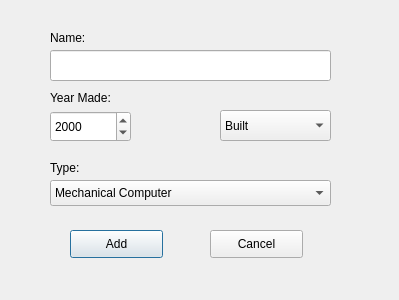
<?xml version="1.0" encoding="UTF-8"?>
<ui version="4.0">
 <class>addComputerDialog</class>
 <widget class="QDialog" name="addComputerDialog">
  <property name="geometry">
   <rect>
    <x>0</x>
    <y>0</y>
    <width>399</width>
    <height>300</height>
   </rect>
  </property>
  <property name="windowTitle">
   <string>Dialog</string>
  </property>
  <widget class="QLineEdit" name="computerNameLineEdit">
   <property name="geometry">
    <rect>
     <x>50</x>
     <y>50</y>
     <width>281</width>
     <height>31</height>
    </rect>
   </property>
  </widget>
  <widget class="QComboBox" name="computerBuiltComboBox">
   <property name="geometry">
    <rect>
     <x>220</x>
     <y>110</y>
     <width>111</width>
     <height>31</height>
    </rect>
   </property>
   <item>
    <property name="text">
     <string>Built</string>
    </property>
   </item>
   <item>
    <property name="text">
     <string>Not built</string>
    </property>
   </item>
  </widget>
  <widget class="QLabel" name="computerNameLabel">
   <property name="geometry">
    <rect>
     <x>50</x>
     <y>30</y>
     <width>55</width>
     <height>16</height>
    </rect>
   </property>
   <property name="text">
    <string>Name:</string>
   </property>
  </widget>
  <widget class="QLabel" name="computerYearLabel">
   <property name="geometry">
    <rect>
     <x>50</x>
     <y>90</y>
     <width>71</width>
     <height>16</height>
    </rect>
   </property>
   <property name="text">
    <string>Year Made:</string>
   </property>
  </widget>
  <widget class="QLabel" name="computerTypeLabel">
   <property name="geometry">
    <rect>
     <x>50</x>
     <y>160</y>
     <width>61</width>
     <height>16</height>
    </rect>
   </property>
   <property name="text">
    <string>Type:</string>
   </property>
  </widget>
  <widget class="QPushButton" name="addComputerButton">
   <property name="geometry">
    <rect>
     <x>70</x>
     <y>230</y>
     <width>93</width>
     <height>28</height>
    </rect>
   </property>
   <property name="text">
    <string>Add</string>
   </property>
  </widget>
  <widget class="QPushButton" name="cancelAddComputerButton">
   <property name="geometry">
    <rect>
     <x>210</x>
     <y>230</y>
     <width>93</width>
     <height>28</height>
    </rect>
   </property>
   <property name="text">
    <string>Cancel</string>
   </property>
  </widget>
  <widget class="QDateEdit" name="yearMadeEdit">
   <property name="geometry">
    <rect>
     <x>50</x>
     <y>111</y>
     <width>81</width>
     <height>31</height>
    </rect>
   </property>
   <property name="font">
    <font>
     <pointsize>9</pointsize>
    </font>
   </property>
   <property name="maximumDate">
    <date>
     <year>2016</year>
     <month>12</month>
     <day>13</day>
    </date>
   </property>
   <property name="displayFormat">
    <string>yyyy</string>
   </property>
  </widget>
  <widget class="QComboBox" name="computerTypeComboBox">
   <property name="geometry">
    <rect>
     <x>50</x>
     <y>180</y>
     <width>281</width>
     <height>26</height>
    </rect>
   </property>
   <item>
    <property name="text">
     <string>Mechanical Computer</string>
    </property>
   </item>
   <item>
    <property name="text">
     <string>Electronic Computer</string>
    </property>
   </item>
   <item>
    <property name="text">
     <string>Transistors Machinery</string>
    </property>
   </item>
  </widget>
 </widget>
 <tabstops>
  <tabstop>computerNameLineEdit</tabstop>
  <tabstop>yearMadeEdit</tabstop>
  <tabstop>computerBuiltComboBox</tabstop>
  <tabstop>computerTypeComboBox</tabstop>
  <tabstop>addComputerButton</tabstop>
  <tabstop>cancelAddComputerButton</tabstop>
 </tabstops>
 <resources/>
 <connections/>
</ui>
